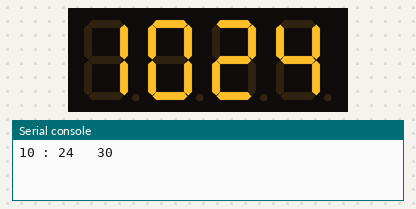
Bench run of a program on a simulated MicroPython board. On the bench: 4-digit seven-segment display, the last lines printed to the serial console. The clock reads 2024-03-15 10:24:30 at power-on unless the program sets it; library files of the repository ran but are not shown: tm1637.py.

Above: at 0.1 s.
At 53.5 s:
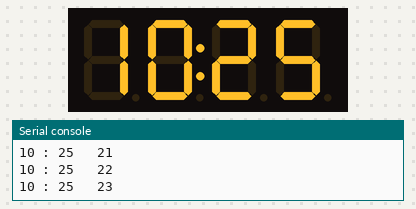
At 109.1 s:
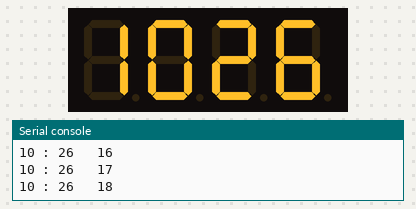

The program:

04-display-hours-minutes-12.py
```python
# display hours and minutes on the TM1637 LED display
# make the colon go on and off every second
import tm1637
from machine import Pin
from utime import sleep, localtime
tm = tm1637.TM1637(clk=Pin(0), dio=Pin(1))

while True:
    now = localtime() # returns 8 inits for date and time
    hours = now[3]
    if hours > 12:
        hours = hours - 12
    minutes = now[4]
    seconds = now[5]
    print(hours, ":", minutes, ' ', seconds)
    # flash the colon on and off every second
    if (seconds % 2):
        tm.numbers(hours, minutes, True)
    else:
        tm.numbers(hours, minutes, False)
    sleep(1)
```
